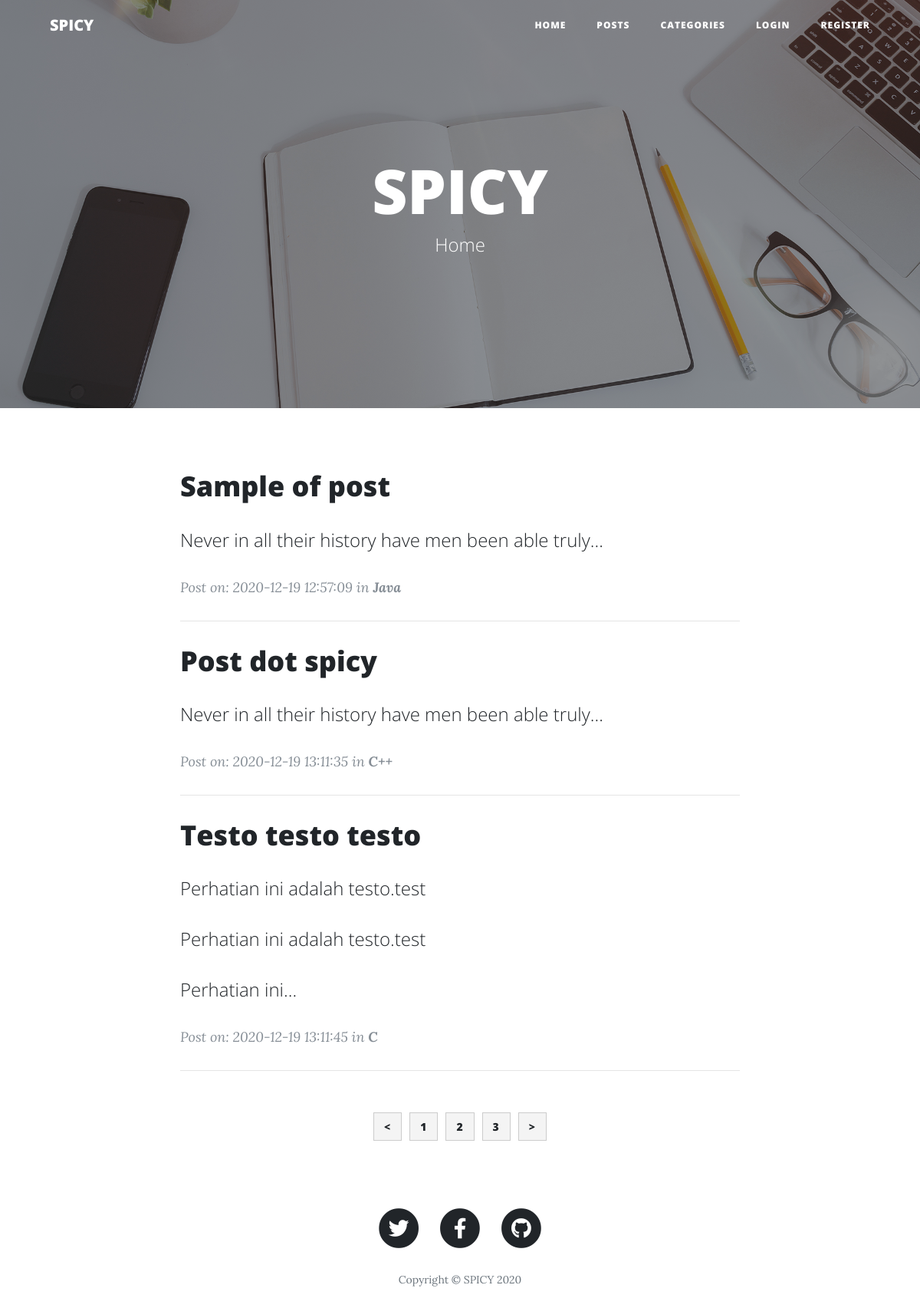
/home/index/3, run on the app's committed database.
### tables this page shows
CREATE TABLE `posts` (
  `id` int(11) NOT NULL,
  `category_id` int(11) NOT NULL,
  `user_id` int(11) NOT NULL,
  `title` varchar(255) NOT NULL,
  `slug` varchar(255) NOT NULL,
  `body` text NOT NULL,
  `post_image` varchar(255) NOT NULL,
  `created_at` timestamp NOT NULL DEFAULT current_timestamp()
);

CREATE TABLE `categories` (
  `id` int(11) NOT NULL,
  `user_id` int(11) NOT NULL,
  `name` varchar(255) NOT NULL,
  `created_at` timestamp NOT NULL DEFAULT current_timestamp()
);

### application/controllers/Home.php (called while the page is built, shortened)
<?php
class Home extends CI_Controller
{
    public function __construct()
    {
        $this->load->helper(array('form', 'url'));
    }
    public function index($offset = 0)
    {
        $config['per_page'] = 3;
        $data['title'] = 'Home';
        $data['posts'] = $this->post_model->get_post(FALSE, $config['per_page'], $offset);
        $this->load->view('index', $data);
    }
}

### index.php (called while the page is built, shortened)
<?php
require_once BASEPATH.'core/CodeIgniter.php';

### application/models/Post_model.php (called while the page is built, shortened)
<?php
class Post_model extends CI_Model
{
    public function get_post($slug = FALSE, $limit = FALSE, $offset = FALSE)
    {
        if ($limit) {
            $this->db->limit($limit, $offset);
        }
        if ($slug === FALSE) {
            $this->db->order_by('posts.id', 'DESC');
            $this->db->join('categories', 'categories.id = posts.category_id');
            $query = $this->db->get('posts');
            return $query->result_array();
        }
        $query = $this->db->get_where('posts', array('slug' => $slug));
        return $query->row_array();
    }
}

### application/views/pages/maincontent.php (the view)
<div class="container">
    <div class="row">
        <div class="col-lg-8 col-md-10 mx-auto">
            <?php foreach($posts as $post) : ?>
            <div class="post-preview">
                <a href="<?php echo site_url('home/view/'.$post['slug']); ?>">
                    <h2 class="post-title">
                        <?php echo $post['title']; ?>
                    </h2>
                    <h4 class="post-subtitle">
                        <?php echo word_limiter($post['body'], 10); ?>
                    </h4>
                </a>
                <p class="post-meta">Post on: <?php echo $post['created_at']; ?> in
                    <strong><?php echo $post['name']; ?></strong></p>
            </div>
            <hr>
            <?php endforeach; ?>

### static/css/style.css (style rules this page uses)
.pagination-links strong { padding: 8px 13px; margin: 5px; background: #f4f4f4; border: 1px #ccc solid; }
a.pagination-link { padding: 8px 13px; margin: 5px; background: #f4f4f4; border: 1px #ccc solid; }

### data on the page
posts: title "Sample of post", body "Never in all their history have men been able truly…", category.created_at "2020-12-19 12:57:09", category.name "Java"
posts: title "Post dot spicy", body "Never in all their history have men been able truly…", category.created_at "2020-12-19 13:11:35", category.name "C++"
posts: title "Testo testo testo", body "Perhatian ini adalah testo.test Perhatian ini adalah testo.test Perhatian ini…", category.created_at "2020-12-19 13:11:45", category.name "C"

### other printed values
SITE_NAME "SPICY"
$title "Home"
$this->pagination->create_links() "< 1 2 3 >"
